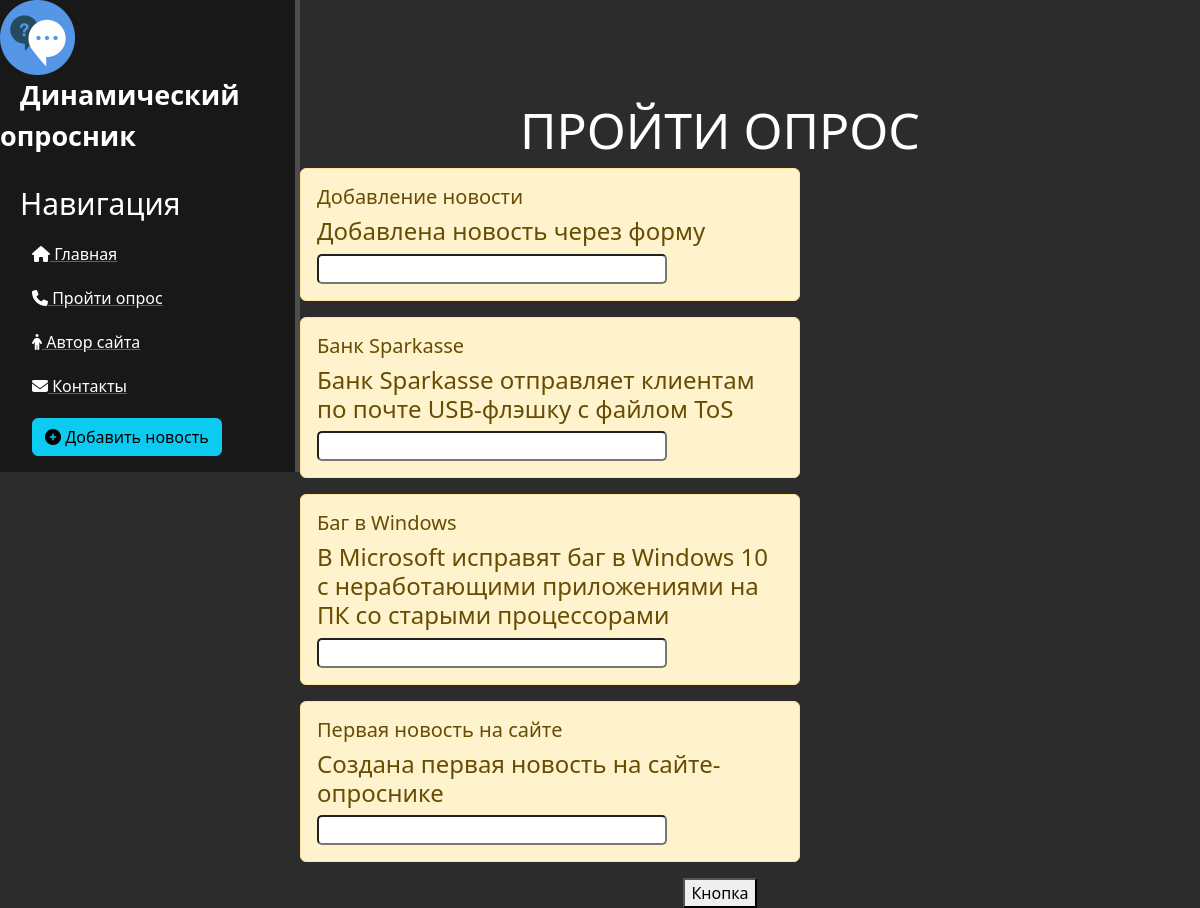
Before: /news/ with the older database file.
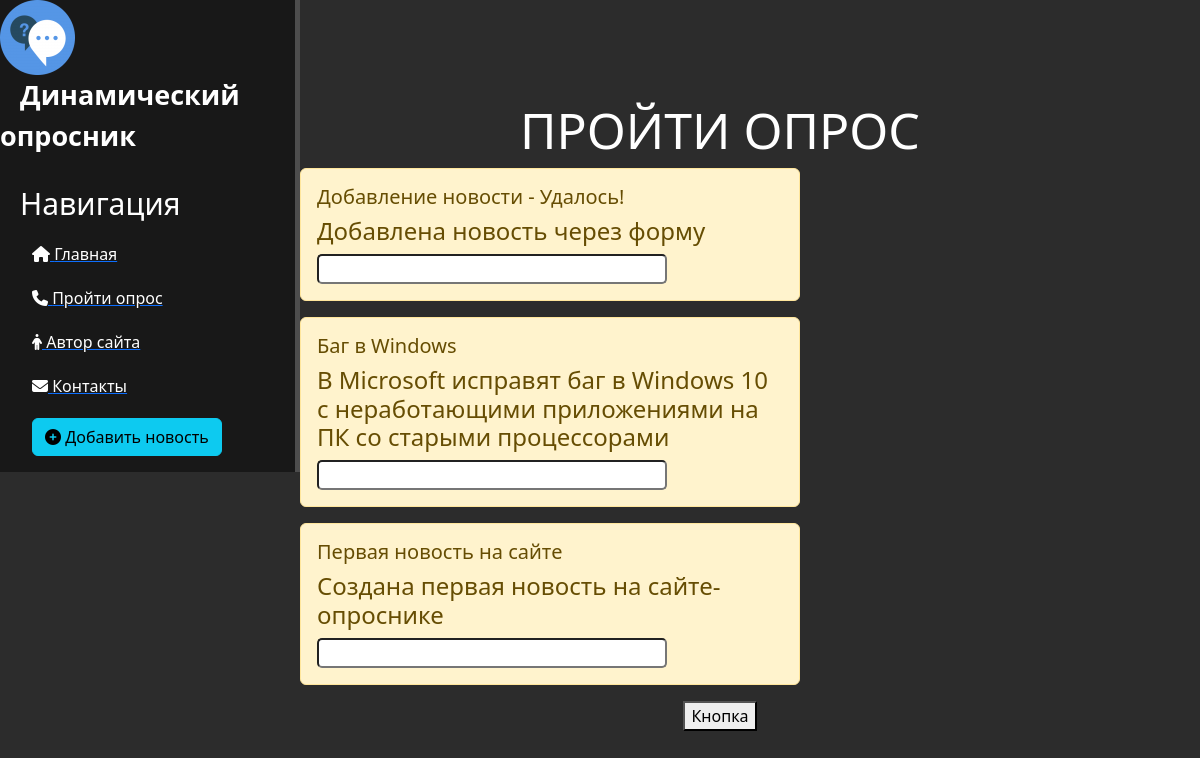
After: the same page with the newer database file.
### news/models.py (models this page shows, shortened)
class Articles(models.Model):
    title = models.CharField('Название', max_length=50)
    anons = models.CharField('Анонс', max_length=250)
    full_text = models.TextField('Статья')
    date = models.DateTimeField('Дата публикации')
    class Meta:
        verbose_name = "Новость"
        verbose_name_plural = "Новости"

### news/views.py (the view)
# urls.py: path('', views.news_home, name='news_home'),
def news_home(request):
    news = Articles.objects.order_by('-date')
    return render(request, 'news/news_home.html', {'news': news})

### news/templates/news/news_home.html (shortened to what this page needs)
{% extends 'main/layout.html' %}
{% block content %}
    <div class="features">
        <h1>ПРОЙТИ ОПРОС</h1>
            {% for el in news %}
                <div class="alert alert-warning">
                    <h5>{{ el.title }}</h5>
                    <h4>{{ el.anons }}</h4>
                    <input type="text" id="func_js" name="username" minlength="3" maxlength="20" required>
                </div>
            {% endfor %}
        <button onclick="submit()">Кнопка</button>
    </div>
{% endblock %}

Changed rows visible on the page:
removed Articles: title "Банк Sparkasse", anons "Банк Sparkasse отправляет клиентам по почте USB-флэшку с файлом ToS"
changed Articles "Добавлена новость через форму": title "Добавление новости" → "Добавление новости - Удалось!"
